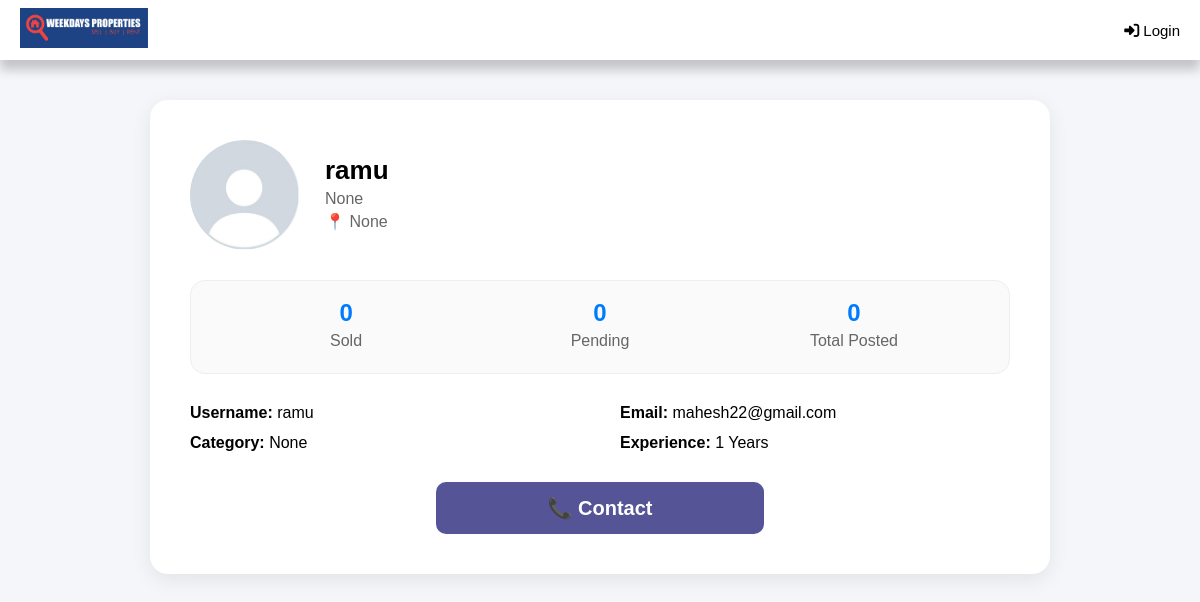
Page /user/2/ on the earlier database version.
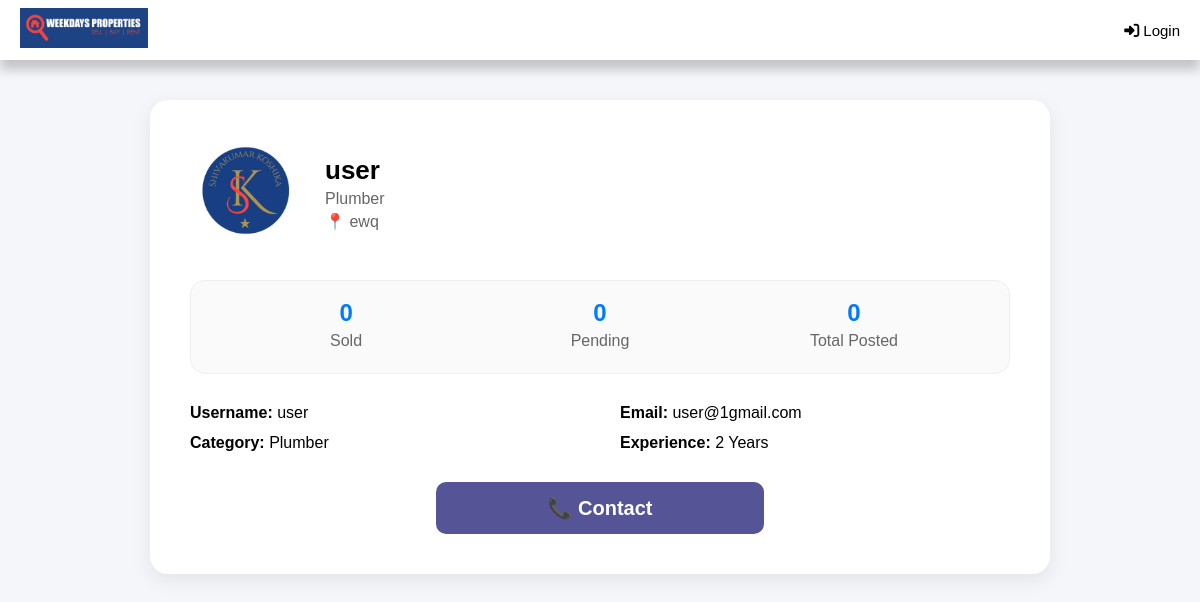
Same page on the later database version.
### prop/models.py (models this page shows, shortened)
class User(AbstractUser):
    phone = models.CharField(max_length=15, unique=True, null=True, blank=True)
    email = models.EmailField(unique=True)
    category = models.CharField(max_length=100, null=True, blank=True)
    role = models.CharField(max_length=20, choices=Role.choices, default=Role.PROFESSIONAL)
    plan_type = models.CharField(max_length=30, choices=PlanType.choices, null=True, blank=True)
    description = models.TextField(null=True, blank=True)
    location = models.CharField(max_length=255, null=True, blank=True)
    experience = models.IntegerField(null=True, blank=True)
    user_referral_code = models.CharField(max_length=50, null=True, blank=True, unique=True, help_text="This user's own unique referral code.")
    referred_by_code = models.CharField(max_length=50, null=True, blank=True, help_text="The referral code used by the user during registration.")
    deals = models.CharField(max_length=255, null=True, blank=True)
    radius = models.IntegerField(null=True, blank=True, default=5)
    profile_image_path = models.ImageField(upload_to='profile_images/', default='images/Default_profile_picture.jpeg', null=True, blank=True)
    company_logo_path = models.ImageField(upload_to='company_logos/', null=True, blank=True)
    company_wallpaper_path = models.ImageField(upload_to='company_wallpapers/', null=True, blank=True)
    company_name = models.CharField(max_length=255, null=True, blank=True)
    address = models.CharField(max_length=255, null=True, blank=True)
    logo_url = models.CharField(max_length=255, null=True, blank=True)
    click = models.BigIntegerField(default=0)
    leads = models.BigIntegerField(default=0)
    total_projects = models.IntegerField(null=True, blank=True)
    ongoing_projects = models.IntegerField(null=True, blank=True)
    completed_projects = models.IntegerField(null=True, blank=True)
    contact_number = models.CharField(max_length=15, null=True, blank=True)
    selected_duration = models.IntegerField(default=1)
    created_at = models.DateTimeField(default=timezone.now)
    updated_at = models.DateTimeField(auto_now=True)
    company_subscription_start_date = models.DateField(null=True, blank=True)
    company_subscription_end_date = models.DateField(null=True, blank=True)
    marketer_subscription_start_date = models.DateField(null=True, blank=True)
    marketer_subscription_end_date = models.DateField(null=True, blank=True)
    professionals_subscription_start_date = models.DateField(null=True, blank=True)
    professionals_subscription_end_date = models.DateField(null=True, blank=True)
    company_subscription_type = models.CharField(
        max_length=50,
        choices=CompanySubscriptionType.choices,
        null=True,
        blank=True
    )
    marketing_subscription_type = models.CharField(
        max_length=50,
        choices=MarketingSubscriptionType.choices,
        null=True,
        blank=True
    )
    professionals_subscription_type = models.CharField(
        max_length=50,
        choices=MarketingSubscriptionType.choices,
        null=True,
        blank=True
    )

### prop/views.py (the view)
# urls.py: path('user/<int:user_id>/', views.user_detail, name='user_detail'),
def user_detail(request, user_id):
    user = get_object_or_404(User, id=user_id)
    qs = AddPropertyModel.objects.filter(user=user)
    total_count = qs.count()
    sold_count = qs.filter(is_notSold=True).count()
    pending_count = qs.filter(is_notSold=False).count()
    return render(request, "user_detail.html", {
        "u": user,
        "sold": sold_count,
        "pending": pending_count,
        "total": total_count,
    })

### templates/user_detail.html (shortened to what this page needs)
{% load static %}
<!DOCTYPE html>
<html lang="en">
<head>
</head>
<body>
    {% include 'NavBar.html' %}
    <div class="profile-wrapper">
        <div class="profile-card">
            <div class="top-row">
                <img src="{{ u.profile_image_path.url }}" class="profile-photo" />
                <div class="user-basic">
                    <h2>{{ u.username }}</h2>
                    <p>{{ u.category }}</p>
                    <p class="location">📍 {{ u.location }}</p>
                </div>
            </div>
            <div class="stats-box">
                <div class="stat-item">
                    <h3>{{ sold }}</h3>
                    <p>Sold</p>
                </div>
                <div class="stat-item">
                    <h3>{{ pending }}</h3>
                    <p>Pending</p>
                </div>
                <div class="stat-item">
                    <h3>{{ total }}</h3>
                    <p>Total Posted</p>
                </div>
            </div>
            <div class="info-grid">
                <p><strong>Username:</strong> {{ u.username }}</p>
                <p><strong>Email:</strong> {{ u.email }}</p>
                <p><strong>Category:</strong> {{ u.category }}</p>
                <p><strong>Experience:</strong> {{ u.experience }} Years</p>
            </div>
            <a href="tel:{{ u.contact_number }}" class="call-btn">📞 Contact</a>
        </div>
    </div>
</body>
</html>

Differences in the rows shown:
changed User: profile_image_path: picture added in place of a placeholder; username "ramu" → "user"; category "None" → "Plumber"; location "None" → "ewq"; email "mahesh22@gmail.com" → "user@1gmail.com"; experience "1" → "2"
